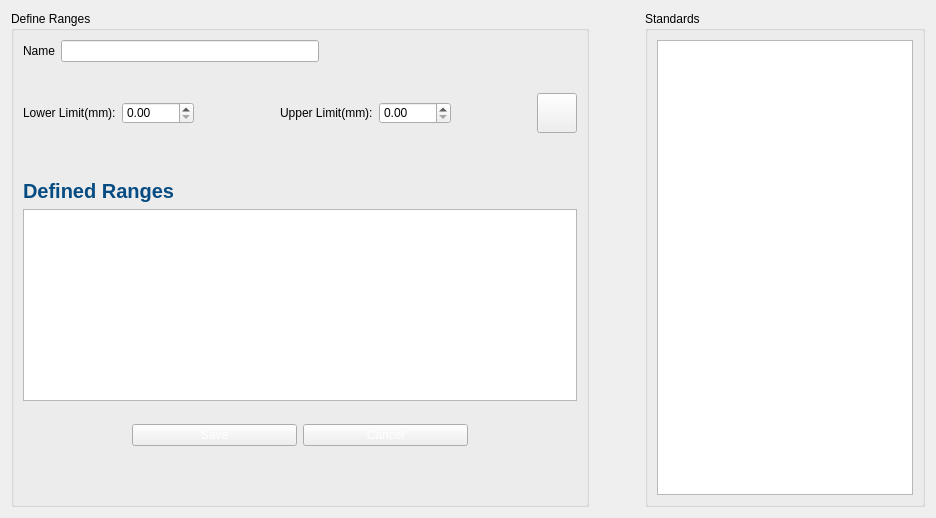
             <widget class="QWidget" name="settingpage_grading_tab">
              <attribute name="title">
               <string>Grading</string>
              </attribute>
              <layout class="QHBoxLayout" name="horizontalLayout_22">
               <item>
                <widget class="QGroupBox" name="groupBox_4">
                 <property name="title">
                  <string>Define Ranges</string>
                 </property>
                 <layout class="QVBoxLayout" name="verticalLayout_22">
                  <item>
                   <layout class="QHBoxLayout" name="horizontalLayout_24">
                    <item>
                     <widget class="QLabel" name="label_27">
                      <property name="text">
                       <string>Name</string>
                      </property>
                     </widget>
                    </item>
                    <item>
                     <widget class="QLineEdit" name="settingpage_grading_name_inpt"/>
                    </item>
                    <item>
                     <spacer name="horizontalSpacer_22">
                      <property name="orientation">
                       <enum>Qt::Horizontal</enum>
                      </property>
                      <property name="sizeHint" stdset="0">
                       <size>
                        <width>40</width>
                        <height>20</height>
                       </size>
                      </property>
                     </spacer>
                    </item>
                   </layout>
                  </item>
                  <item>
                   <spacer name="verticalSpacer_8">
                    <property name="orientation">
                     <enum>Qt::Vertical</enum>
                    </property>
                    <property name="sizeType">
                     <enum>QSizePolicy::Maximum</enum>
                    </property>
                    <property name="sizeHint" stdset="0">
                     <size>
                      <width>20</width>
                      <height>25</height>
                     </size>
                    </property>
                   </spacer>
                  </item>
                  <item>
                   <layout class="QGridLayout" name="gridLayout_13">
                    <item row="0" column="4">
                     <widget class="QDoubleSpinBox" name="settingpage_grading_up_limit_spinbox">
                      <property name="styleSheet">
                       <string notr="true">max-width:100px;
min-width: 50px;</string>
                      </property>
                      <property name="maximum">
                       <double>25.000000000000000</double>
                      </property>
                     </widget>
                    </item>
                    <item row="0" column="1">
                     <widget class="QDoubleSpinBox" name="settingpage_grading_low_limit_spinbox">
                      <property name="styleSheet">
                       <string notr="true">max-width:100px;
min-width: 50px;</string>
                      </property>
                      <property name="maximum">
                       <double>25.000000000000000</double>
                      </property>
                     </widget>
                    </item>
                    <item row="0" column="2">
                     <spacer name="horizontalSpacer_20">
                      <property name="orientation">
                       <enum>Qt::Horizontal</enum>
                      </property>
                      <property name="sizeType">
                       <enum>QSizePolicy::Maximum</enum>
                      </property>
                      <property name="sizeHint" stdset="0">
                       <size>
                        <width>80</width>
                        <height>20</height>
                       </size>
                      </property>
                     </spacer>
                    </item>
                    <item row="0" column="0">
                     <widget class="QLabel" name="label_28">
                      <property name="styleSheet">
                       <string notr="true">max-width:300px;</string>
                      </property>
                      <property name="text">
                       <string>Lower Limit(mm):</string>
                      </property>
                     </widget>
                    </item>
                    <item row="0" column="5">
                     <spacer name="horizontalSpacer_19">
                      <property name="orientation">
                       <enum>Qt::Horizontal</enum>
                      </property>
                      <property name="sizeType">
                       <enum>QSizePolicy::Maximum</enum>
                      </property>
                      <property name="sizeHint" stdset="0">
                       <size>
                        <width>80</width>
                        <height>20</height>
                       </size>
                      </property>
                     </spacer>
                    </item>
                    <item row="0" column="3">
                     <widget class="QLabel" name="label_29">
                      <property name="styleSheet">
                       <string notr="true">max-width:300px;</string>
                      </property>
                      <property name="text">
                       <string>Upper Limit(mm):</string>
                      </property>
                     </widget>
                    </item>
                    <item row="0" column="6">
                     <widget class="QPushButton" name="settingpage_grading_add_range_btn">
                      <property name="minimumSize">
                       <size>
                        <width>0</width>
                        <height>40</height>
                       </size>
                      </property>
                      <property name="styleSheet">
                       <string notr="true">#settingpage_pelletizing_add_range_btn{
background-color:rgba(34, 132, 50,0);
color: white;
max-width: 50px;
min-width: 0px;

}

#settingpage_pelletizing_add_range_btn:hover{
background-color: rgba(110, 188, 54,20);
border: 2px solid rgba(110, 188, 54,20);
border-radius: 200px;

}</string>
                      </property>
                      <property name="text">
                       <string/>
                      </property>
                      <property name="icon">
                       <iconset resource="Assets.qrc">
                        <normaloff>:/assets/Assets/icons/icons8-plus-50.png</normaloff>:/assets/Assets/icons/icons8-plus-50.png</iconset>
                      </property>
                      <property name="iconSize">
                       <size>
                        <width>45</width>
                        <height>45</height>
                       </size>
                      </property>
                     </widget>
                    </item>
                   </layout>
                  </item>
                  <item>
                   <spacer name="verticalSpacer_10">
                    <property name="orientation">
                     <enum>Qt::Vertical</enum>
                    </property>
                    <property name="sizeType">
                     <enum>QSizePolicy::Maximum</enum>
                    </property>
                    <property name="sizeHint" stdset="0">
                     <size>
                      <width>20</width>
                      <height>40</height>
                     </size>
                    </property>
                   </spacer>
                  </item>
                  <item>
                   <widget class="QLabel" name="label_26">
                    <property name="styleSheet">
                     <string notr="true">max-width: 200;
font-size:20px;
color:rgb(6, 76, 130);
font-weight:bold;</string>
                    </property>
                    <property name="text">
                     <string>Defined Ranges</string>
                    </property>
                   </widget>
                  </item>
                  <item>
                   <widget class="QTableWidget" name="settingpage_grading_ranges_tabel"/>
                  </item>
                  <item>
                   <widget class="QFrame" name="horizontalFrame_3">
                    <property name="styleSheet">
                     <string notr="true">color: #ffffff;</string>
                    </property>
                    <layout class="QHBoxLayout" name="horizontalLayout_20">
                     <property name="topMargin">
                      <number>17</number>
                     </property>
                     <item>
                      <spacer name="horizontalSpacer_24">
                       <property name="orientation">
                        <enum>Qt::Horizontal</enum>
                       </property>
                       <property name="sizeType">
                        <enum>QSizePolicy::Maximum</enum>
                       </property>
                       <property name="sizeHint" stdset="0">
                        <size>
                         <width>100</width>
                         <height>20</height>
                        </size>
                       </property>
                      </spacer>
                     </item>
                     <item>
                      <widget class="QPushButton" name="pushButton_8">
                       <property name="text">
                        <string>Save</string>
                       </property>
                      </widget>
                     </item>
                     <item>
                      <widget class="QPushButton" name="pushButton_9">
                       <property name="text">
                        <string>Cancel</string>
                       </property>
                      </widget>
                     </item>
                     <item>
                      <spacer name="horizontalSpacer_25">
                       <property name="orientation">
                        <enum>Qt::Horizontal</enum>
                       </property>
                       <property name="sizeType">
                        <enum>QSizePolicy::Maximum</enum>
                       </property>
                       <property name="sizeHint" stdset="0">
                        <size>
                         <width>100</width>
                         <height>20</height>
                        </size>
                       </property>
                      </spacer>
                     </item>
                    </layout>
                   </widget>
                  </item>
                  <item>
                   <spacer name="verticalSpacer_9">
                    <property name="orientation">
                     <enum>Qt::Vertical</enum>
                    </property>
                    <property name="sizeHint" stdset="0">
                     <size>
                      <width>20</width>
                      <height>40</height>
                     </size>
                    </property>
                   </spacer>
                  </item>
                 </layout>
                </widget>
               </item>
               <item>
                <spacer name="horizontalSpacer_18">
                 <property name="orientation">
                  <enum>Qt::Horizontal</enum>
                 </property>
                 <property name="sizeType">
                  <enum>QSizePolicy::Maximum</enum>
                 </property>
                 <property name="sizeHint" stdset="0">
                  <size>
                   <width>50</width>
                   <height>20</height>
                  </size>
                 </property>
                </spacer>
               </item>
               <item>
                <widget class="QGroupBox" name="groupBox_3">
                 <property name="title">
                  <string>Standards</string>
                 </property>
                 <layout class="QVBoxLayout" name="verticalLayout_17">
                  <item>
                   <widget class="QTableWidget" name="settingpage_grading_standards_tabel"/>
                  </item>
                 </layout>
                </widget>
               </item>
              </layout>
             </widget>
